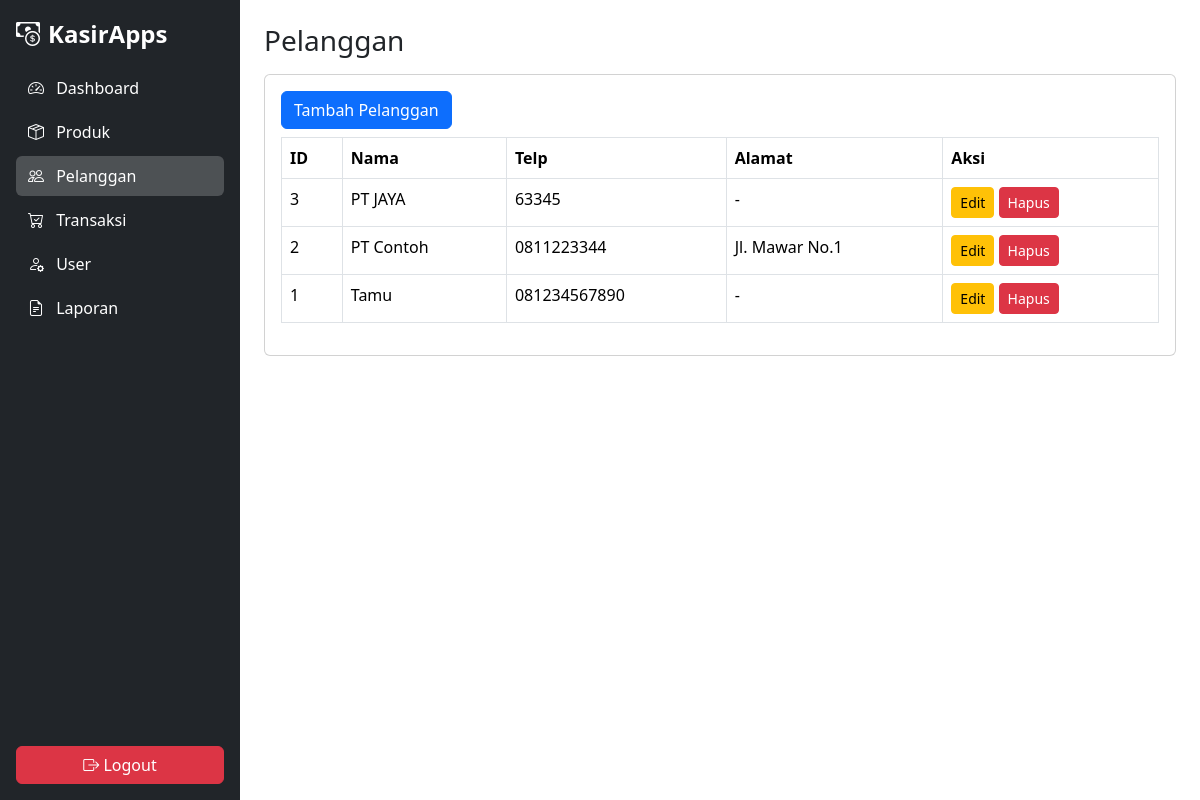
Page /dashboard.php?modul=pelanggan&aksi=tampil (signed in) on the committed database.
### tables this page shows
CREATE TABLE `pelanggan` (
  `id` int(11) NOT NULL,
  `nama` varchar(255) NOT NULL,
  `alamat` text DEFAULT NULL,
  `telp` varchar(50) DEFAULT NULL
);

### inc/functions.php (called while the page is built, shortened)
<?php
include __DIR__ . '/../config.php';
function fetch_all($sql){
    global $koneksi;
    $res = mysqli_query($koneksi, $sql);
    $out=[]; while($r=mysqli_fetch_assoc($res)) $out[]=$r;
    return $out;
}
function get_pelanggan(){ return fetch_all("SELECT * FROM pelanggan ORDER BY id DESC"); }

### modul/pelanggan/tampil.php (the view, shortened to what this page needs)
<?php
$data = get_pelanggan();
?>
<a href="dashboard.php?modul=pelanggan&aksi=tambah" class="btn btn-primary mb-2 animate-btn">
  Tambah Pelanggan
</a>
<table class="table table-bordered animate-table">
  <thead>
    <tr>
      <th>ID</th>
      <th>Nama</th>
      <th>Telp</th>
      <th>Alamat</th>
      <th>Aksi</th>
    </tr>
  </thead>
  <tbody>
    <?php foreach ($data as $d): ?>
      <tr class="animate-row">
        <td><?= $d['id'] ?></td>
        <td><?= htmlspecialchars($d['nama']) ?></td>
        <td><?= htmlspecialchars($d['telp']) ?></td>
        <td><?= htmlspecialchars($d['alamat']) ?></td>
        <td>
          <a href="dashboard.php?modul=pelanggan&aksi=edit&id=<?= $d['id'] ?>"
             class="btn btn-sm btn-warning animate-btn">Edit</a>
          <a href="dashboard.php?modul=pelanggan&aksi=hapus&id=<?= $d['id'] ?>"
             class="btn btn-sm btn-danger animate-btn"
             onclick="return confirm('Hapus pelanggan ini?')">Hapus</a>
        </td>
      </tr>
    <?php endforeach; ?>
  </tbody>
</table>

### modul/pelanggan/tampil.php (style rules this page uses)
.animate-table { opacity: 0; transform: translateY(20px); transition: all 0.5s ease; }
.animate-table.visible { opacity: 1; transform: translateY(0); }
.animate-row { opacity: 0; transform: translateX(-20px); transition: all 0.4s ease; }
.animate-row.visible { opacity: 1; transform: translateX(0); }
.animate-btn { position: relative; overflow: hidden; transition: transform 0.2s ease, box-shadow 0.2s ease; }
.animate-btn:after { content: ""; position: absolute; width: 100%; height: 100%; top: 0; left: 0; pointer-events: none; background: radial-gradient(circle, rgba(255,255,255,0.4) 10%, transparent 10.01%); background-repeat: no-repeat; background-position: 50%; transform: scale(10,10); opacity: 0; transition: transform 0.5s, opacity 1s; }

### rows in the picture
pelanggan: id "3", nama "PT JAYA", telp "63345", alamat "-"
pelanggan: id "2", nama "PT Contoh", telp "0811223344", alamat "Jl. Mawar No.1"
pelanggan: id "1", nama "Tamu", telp "081234567890", alamat "-"

### other values in the picture
$key "Dashboard"
$key "Produk"
$key "Pelanggan"
$key "Transaksi"
$key "User"
$key "Laporan"
$modul "Pelanggan"
